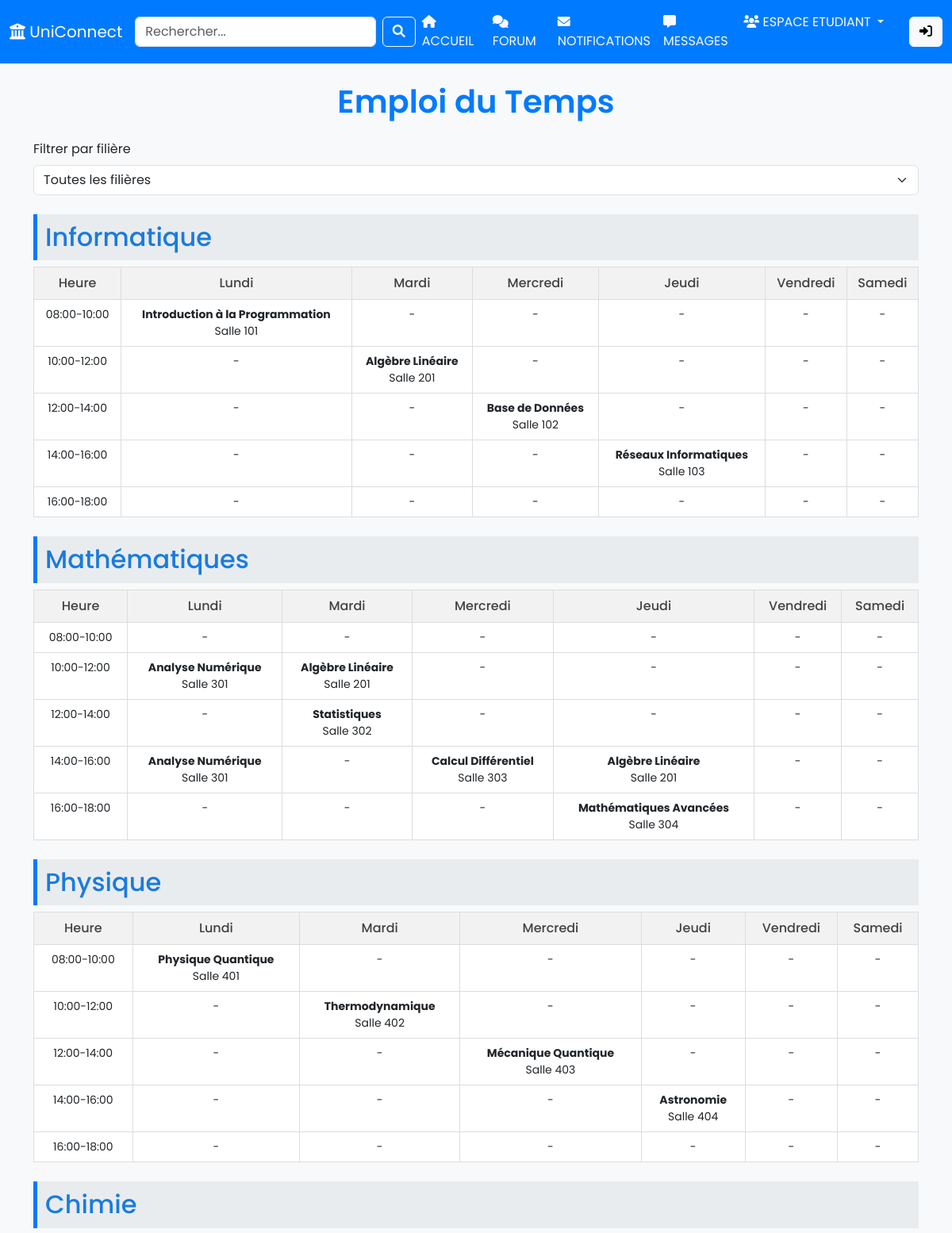
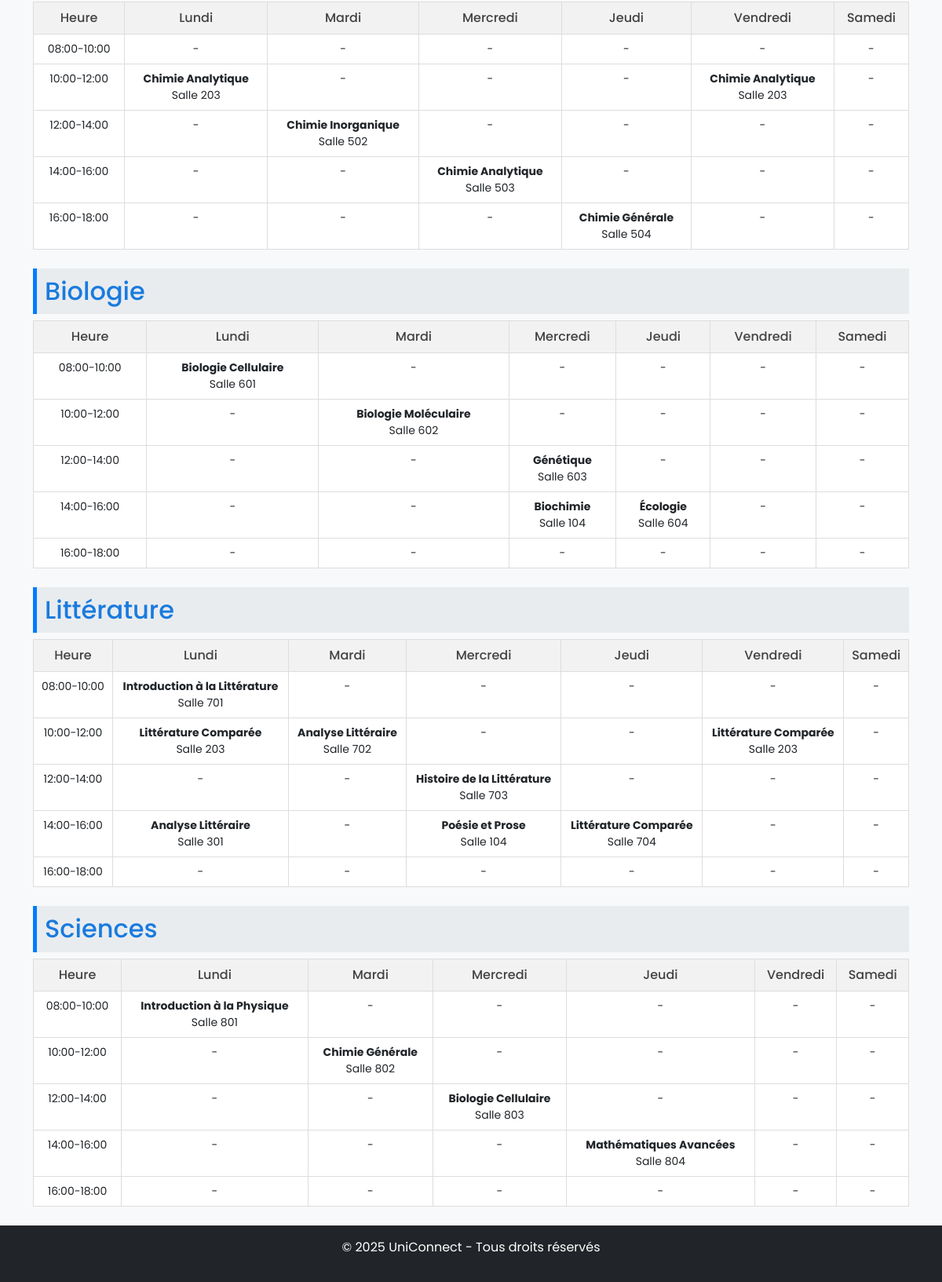
The page /schedule/index.php on the database its author committed (2 pictures, top to bottom).
### tables this page shows
CREATE TABLE `filiere` (
  `id` int(11) NOT NULL,
  `nom` varchar(255) NOT NULL
);

CREATE TABLE `cours` (
  `id` int(11) NOT NULL,
  `titre` varchar(255) NOT NULL,
  `description` text DEFAULT NULL,
  `date_debut` date DEFAULT NULL,
  `date_fin` date DEFAULT NULL,
  `filiere_id` int(11) NOT NULL
);

CREATE TABLE `emploi_du_temps` (
  `id` int(11) NOT NULL,
  `cours_id` int(11) NOT NULL,
  `jour` varchar(50) NOT NULL,
  `heure_debut` time NOT NULL,
  `heure_fin` time NOT NULL,
  `salle` varchar(50) DEFAULT NULL
);

### schedule/index.php (the view, shortened to what this page needs)
<?php
include '../db.php';
$filieres_sql = "SELECT id, nom FROM filiere";
$filieres_result = $conn->query($filieres_sql);
$filieres = [];
while ($filiere = $filieres_result->fetch_assoc()) {
    $filieres[] = $filiere;
}
$cours_sql = "SELECT c.*, f.id AS filiere_id, f.nom AS filiere_nom, e.jour, e.heure_debut, e.heure_fin, e.salle
              FROM cours c
              JOIN filiere f ON c.filiere_id = f.id
              JOIN emploi_du_temps e ON c.id = e.cours_id
              ORDER BY f.nom, c.titre, e.jour, e.heure_debut";
$cours_result = $conn->query($cours_sql);
$cours = [];
while ($row = $cours_result->fetch_assoc()) {
    $cours[] = $row;
}
?>
<!DOCTYPE html>
<html lang="fr">
<head>
    <link rel="stylesheet" href="https://cdn.jsdelivr.net/npm/bootstrap@5.3.0/dist/css/bootstrap.min.css">
    <link rel="stylesheet" href="https://cdnjs.cloudflare.com/ajax/libs/font-awesome/6.0.0/css/all.min.css">
    <link rel="stylesheet" href="style.css">
</head>
<body>
    <?php include '../nav/navBar.php'; ?>
    <div class="container mt-5">
        <h1 class="mb-4">Emploi du Temps</h1>
        <div class="mb-4">
            <label for="filiere_filter" class="form-label">Filtrer par filière</label>
            <select class="form-select" id="filiere_filter">
                <option value="">Toutes les filières</option>
            </select>
        </div>
        <div id="timetable-container">
            <?php foreach ($filieres as $filiere): ?>
                <h2 class="mt-4"><?php echo htmlspecialchars($filiere['nom']); ?></h2>
                <table class="table table-bordered timetable" data-filiere-id="<?php echo htmlspecialchars($filiere['id']); ?>">
                    <thead>
                        <tr>
                            <th>Heure</th>
                            <th>Lundi</th>
                            <th>Mardi</th>
                            <th>Mercredi</th>
                            <th>Jeudi</th>
                            <th>Vendredi</th>
                            <th>Samedi</th>
                        </tr>
                    </thead>
                    <tbody>
                        <?php
                        $days = ['Lundi', 'Mardi', 'Mercredi', 'Jeudi', 'Vendredi', 'Samedi'];
                        $time_slots = ['08:00-10:00', '10:00-12:00', '12:00-14:00', '14:00-16:00', '16:00-18:00'];
                        foreach ($time_slots as $slot) {
                            list($start, $end) = explode('-', $slot);
                            $start_time = strtotime($start);
                            $end_time = strtotime($end);
                            echo '<tr>';
                            echo '<td>' . htmlspecialchars($slot) . '</td>';
                            foreach ($days as $day) {
                                $course = '';
                                foreach ($cours as $row) {
                                    if ($row['filiere_id'] == $filiere['id'] && $row['jour'] == $day) {
                                        $row_start = strtotime($row['heure_debut']);
                                        $row_end = strtotime($row['heure_fin']);
                                        if ($row_start >= $start_time && $row_end <= $end_time) {
                                            $course = '<strong>' . htmlspecialchars($row['titre']) . '</strong><br>' .
                                                      htmlspecialchars($row['salle']);
                                            break;
                                        }
                                    }
                                }
                                echo '<td>' . ($course ?: '-') . '</td>';
                            }
                            echo '</tr>';
                        }
                        ?>
                    </tbody>
                </table>
            <?php endforeach; ?>
        </div>
    </div>
    <?php include "../nav/footer.php" ?>
</body>
</html>

### schedule/style.css (style rules this page uses)
body { font-family: 'Poppins', sans-serif; background-color: #f8f9fa; }
h1 { font-weight: 600; color: #007bff; text-align: center; }
h2 { margin-top: 30px; font-weight: 500; color: #197bde; padding: 10px; border-left: 5px solid #007bff; background-color: #e9ecef; }
.timetable { border-collapse: collapse; width: 100%; }
.timetable th { background-color: #007bff; color: rgb(68, 65, 65); font-weight: 500; }
.timetable td { background-color: #ffffff; font-size: 14px; }

### schedule/index.php (style rules this page uses)
.timetable th, .timetable td { border: 1px solid #ddd; padding: 8px; text-align: center; }
.timetable th { background-color: #f2f2f2; }

### nav/navBar.php (style rules this page uses)
body { padding-top: 56px; }

### rows shown on the page
filiere: nom "Informatique", slot "08:00-10:00", course "-", slot "10:00-12:00", slot "12:00-14:00", slot "14:00-16:00", slot "16:00-18:00"
cours: titre "Introduction à la Programmation", emploi_du_temps.salle "Salle 101"
cours: titre "Algèbre Linéaire", emploi_du_temps.salle "Salle 201"
cours: titre "Base de Données", emploi_du_temps.salle "Salle 102"
cours: titre "Réseaux Informatiques", emploi_du_temps.salle "Salle 103"
filiere: nom "Mathématiques", slot "08:00-10:00", course "-", slot "10:00-12:00", slot "12:00-14:00", slot "14:00-16:00", slot "16:00-18:00"
cours: titre "Analyse Numérique", emploi_du_temps.salle "Salle 301"
cours: titre "Algèbre Linéaire", emploi_du_temps.salle "Salle 201"
cours: titre "Statistiques", emploi_du_temps.salle "Salle 302"
cours: titre "Analyse Numérique", emploi_du_temps.salle "Salle 301"
cours: titre "Calcul Différentiel", emploi_du_temps.salle "Salle 303"
cours: titre "Mathématiques Avancées", emploi_du_temps.salle "Salle 304"
filiere: nom "Physique", slot "08:00-10:00", course "-", slot "10:00-12:00", slot "12:00-14:00", slot "14:00-16:00", slot "16:00-18:00"
cours: titre "Physique Quantique", emploi_du_temps.salle "Salle 401"
cours: titre "Thermodynamique", emploi_du_temps.salle "Salle 402"
cours: titre "Mécanique Quantique", emploi_du_temps.salle "Salle 403"
cours: titre "Astronomie", emploi_du_temps.salle "Salle 404"
filiere: nom "Chimie", slot "08:00-10:00", course "-", slot "10:00-12:00", slot "12:00-14:00", slot "14:00-16:00", slot "16:00-18:00"
cours: titre "Chimie Analytique", emploi_du_temps.salle "Salle 203"
cours: titre "Chimie Inorganique", emploi_du_temps.salle "Salle 502"
cours: titre "Chimie Analytique", emploi_du_temps.salle "Salle 503"
cours: titre "Chimie Générale", emploi_du_temps.salle "Salle 504"
filiere: nom "Biologie", slot "08:00-10:00", course "-", slot "10:00-12:00", slot "12:00-14:00", slot "14:00-16:00", slot "16:00-18:00"
cours: titre "Biologie Cellulaire", emploi_du_temps.salle "Salle 601"
cours: titre "Biologie Moléculaire", emploi_du_temps.salle "Salle 602"
cours: titre "Génétique", emploi_du_temps.salle "Salle 603"
cours: titre "Biochimie", emploi_du_temps.salle "Salle 104"
cours: titre "Écologie", emploi_du_temps.salle "Salle 604"
filiere: nom "Littérature", slot "08:00-10:00", course "-", slot "10:00-12:00", slot "12:00-14:00", slot "14:00-16:00", slot "16:00-18:00"
cours: titre "Introduction à la Littérature", emploi_du_temps.salle "Salle 701"
cours: titre "Littérature Comparée", emploi_du_temps.salle "Salle 203"
cours: titre "Analyse Littéraire", emploi_du_temps.salle "Salle 702"
cours: titre "Histoire de la Littérature", emploi_du_temps.salle "Salle 703"
cours: titre "Analyse Littéraire", emploi_du_temps.salle "Salle 301"
cours: titre "Poésie et Prose", emploi_du_temps.salle "Salle 104"
cours: titre "Littérature Comparée", emploi_du_temps.salle "Salle 704"
filiere: nom "Sciences", slot "08:00-10:00", course "-", slot "10:00-12:00", slot "12:00-14:00", slot "14:00-16:00", slot "16:00-18:00"
cours: titre "Introduction à la Physique", emploi_du_temps.salle "Salle 801"
cours: titre "Chimie Générale", emploi_du_temps.salle "Salle 802"
cours: titre "Biologie Cellulaire", emploi_du_temps.salle "Salle 803"
cours: titre "Mathématiques Avancées", emploi_du_temps.salle "Salle 804"
